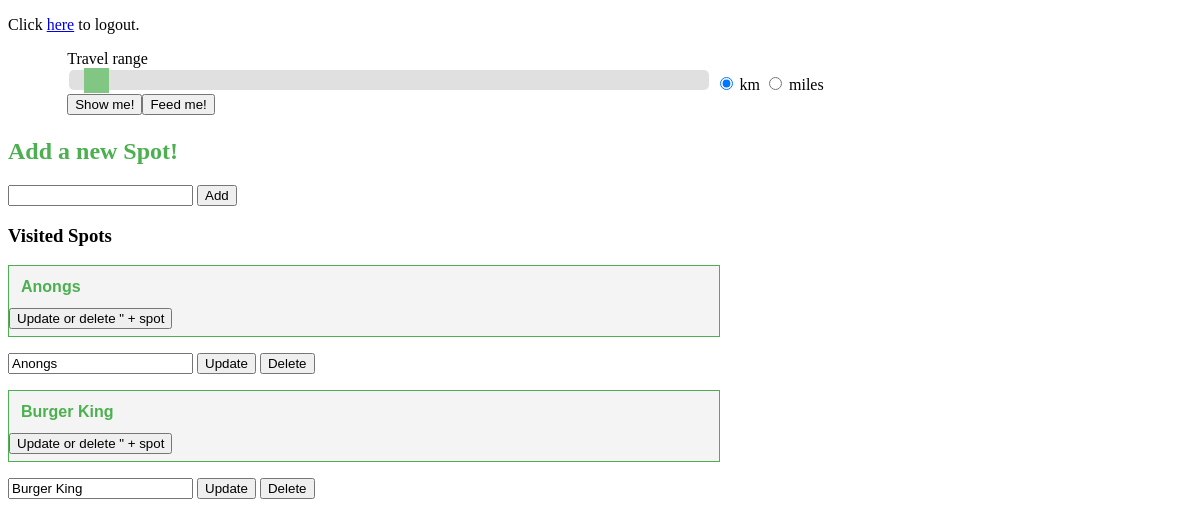
The page / (signed in) on the database as committed earlier.
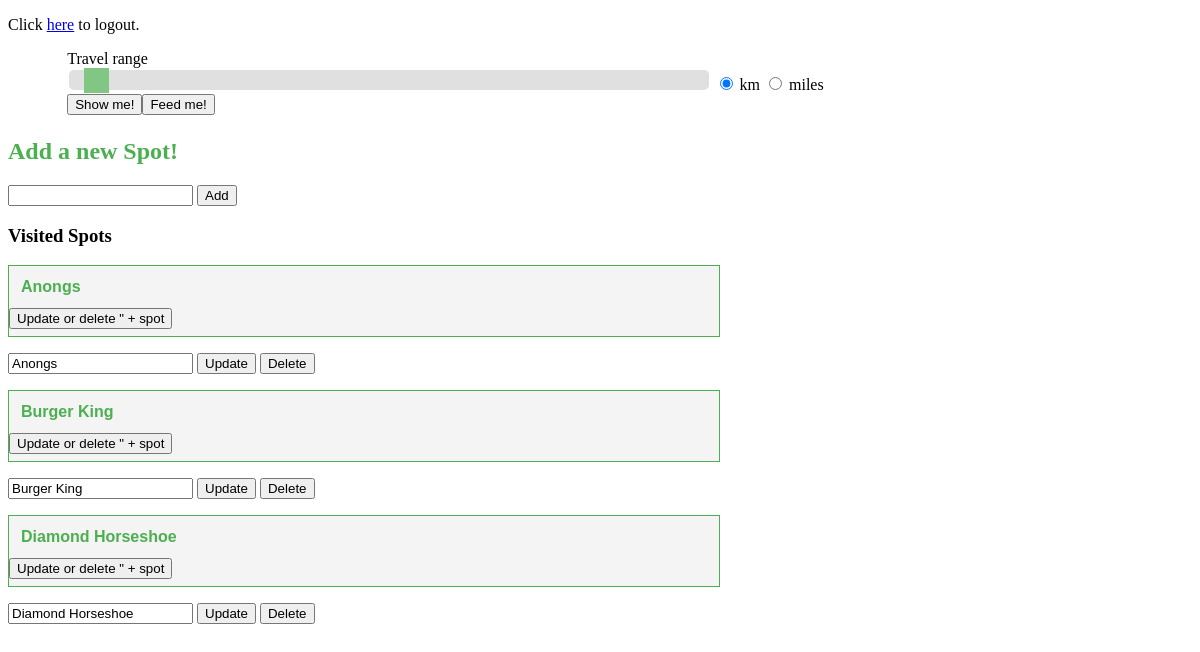
The same page on the database as committed later.
### spotmanager.py (models this page shows, shortened)
class Spot(db.Model):
    place = db.Column(db.String(80), unique=True, nullable=False, primary_key=True)
    address = db.Column(db.String(80), unique=True)
    phone = db.Column(db.INT, unique=True)
    lat = db.Column(db.INT)
    lon = db.Column(db.INT)
    visit = db.Column(db.INT, unique=True, nullable=False)
    rating = db.Column(db.INT, unique=True, nullable=False)
    tags = db.Column(db.String(80))

### spotmanager.py (the view, shortened to what this page needs)
@app.route("/", methods=["GET", "POST"])
@login_required
def home():
    spots = None
    spots = Spot.query.all()
    return render_template("index.html", spots=spots)

### spotmanager.py (called while the page is built)
def login_required(f):
    @wraps(f)
    def wrap(*args, **kwargs):
        if 'logged_in' in session:
                return f(*args, **kwargs)
        else:
                flash('Please log in.')
                return redirect(url_for('login'))
    return wrap

### templates/index.html (shortened to what this page needs)
{% extends "base.html" %}
{% block content %}
<p>Click <a href = '/logout'>here</a> to logout.</p>
    <div class="slidecontainer">
        Travel range
        <br>
        <input id="distance" class="slider" type="range" min="500" max="50000" value="1700" />
        <form name="units" action="#">
            <label>
                <input name="group1" type="radio" value="km" checked />
                <span>km</span>
            </label>
            <label>
                <input name="group1" type="radio" value="miles" />
                <span>miles</span>
            </label>
            <br>
            <button type="button" id="options" data-rel="popup" alt="Show all places" onclick='geoFindMe(this);'>Show me!</a>
            <button type="button"  id="feedMe" data-rel="popup" alt="Choose a random location" onclick='geoFindMe(this);'>Feed me!</a>
            </form>
          </div>
    <br>
    <h2>Add a new Spot!</h2>
    <form method="POST" action="/">
      <input type="text" name="venue">
      <input type="submit" value="Add">
    </form>
    <h3>Visited Spots</h3>
    {% for spot in spots %}
      <p><div class="card">
      <h2>{{spot.place}}</h2>
      <button id="myBtn">Update or delete " + spot</button>
      </div></p>
      <form method="POST" action="./update">
        <input type="text" value="{{spot.place}}" name="newname">
        <input type="submit" value="Update">
      </form>
      <form method="POST" action="./delete">
        <input type="submit" value="Delete">
      </form>
    {% endfor %}
    {% endblock %}

### templates/base.html (shortened to what this page needs)
<!DOCTYPE html>
<html>
  <head>
    <link rel="stylesheet" href="{{ url_for('static', filename='styles/style.css') }}">
  </head>
  <body>
      <div class ="container">
            {% block content %}{% endblock %}<p></p>
        </div>
    </body>
</html>

### static/styles/style.css (style rules this page uses)
form { display: inline; }
h2 { color: #4CAF50; }
.slidecontainer { width: 90%; margin: auto; height: 50px; }
.slider { -webkit-appearance: none; appearance: none; width: 60%; height: 20px; background: lightgray; outline: none; opacity: 0.7; -webkit-transition: .2s; transition: opacity .2s; border-radius: 5px; }
.card { background-color: #f4f4f4; border: 1px solid #4CAF50; width: 60%; height: 70px; position: relative; }
.card h2 { color: #4CAF50; margin: 12px; }
.card h2, .card { font-family: Arial, sans-serif; font-size: 16px; }

Rows that differ between the two databases and show on the page:
added Spot: place "Diamond Horseshoe", newname "Diamond Horseshoe"
